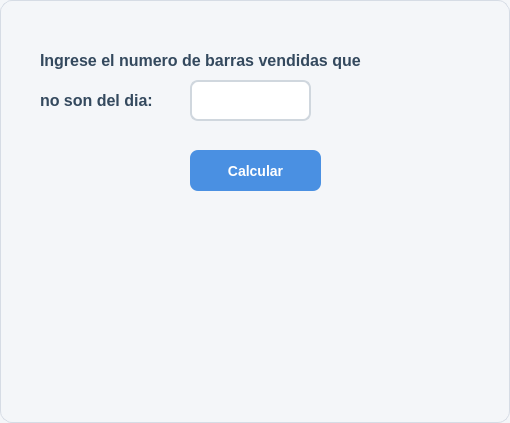
<?xml version="1.0" encoding="UTF-8"?>
<ui version="4.0">
 <class>DialogoEjercicio23</class>
 <widget class="QDialog" name="DialogoEjercicio23">
  <property name="geometry">
   <rect>
    <x>0</x>
    <y>0</y>
    <width>510</width>
    <height>423</height>
   </rect>
  </property>
  <property name="windowTitle">
   <string>Dialog</string>
  </property>
  <property name="styleSheet">
   <string notr="true">/* =========================
   ESTILO GENERAL DEL DIALOG
   ========================= */
QDialog {
    background-color: #f4f6f9;
    border: 1px solid #d6dce5;
    border-radius: 12px;
    font-family: &quot;Segoe UI&quot;;
    font-size: 14px;
    color: #2c3e50;
}

/* =========================
   LABELS
   ========================= */
QLabel {
    color: #34495e;
    font-weight: 500;
    background: transparent;
}

/* =========================
   CAMPOS DE TEXTO
   ========================= */
QLineEdit {
    background-color: #ffffff;
    border: 2px solid #d0d7de;
    border-radius: 8px;
    padding: 8px 10px;
    color: #2c3e50;
    selection-background-color: #4a90e2;
    selection-color: white;
}

/* Cuando el usuario selecciona el campo */
QLineEdit:focus {
    border: 2px solid #4a90e2;
    background-color: #ffffff;
}

/* Campo deshabilitado */
QLineEdit:disabled {
    background-color: #ecf0f1;
    color: #95a5a6;
    border: 2px solid #dfe6e9;
}

/* =========================
   BOTONES
   ========================= */
QPushButton {
    background-color: #4a90e2;
    color: white;
    border: none;
    border-radius: 8px;
    padding: 8px 16px;
    font-size: 14px;
    font-weight: 600;
}

/* Hover */
QPushButton:hover {
    background-color: #357abd;
}

/* Click */
QPushButton:pressed {
    background-color: #2f6da3;
    padding-top: 9px;
    padding-bottom: 7px;
}

/* Botón deshabilitado */
QPushButton:disabled {
    background-color: #bdc3c7;
    color: #ecf0f1;
}

/* =========================
   TOOLTIP OPCIONAL
   ========================= */
QToolTip {
    background-color: #2c3e50;
    color: white;
    border: 1px solid #4a90e2;
    padding: 5px;
    border-radius: 6px;
}</string>
  </property>
  <widget class="QLabel" name="label">
   <property name="geometry">
    <rect>
     <x>40</x>
     <y>20</y>
     <width>421</width>
     <height>81</height>
    </rect>
   </property>
   <property name="font">
    <font>
     <pointsize>12</pointsize>
     <weight>62</weight>
     <bold>true</bold>
    </font>
   </property>
   <property name="text">
    <string>Ingrese el numero de barras vendidas que</string>
   </property>
  </widget>
  <widget class="QLabel" name="label_2">
   <property name="geometry">
    <rect>
     <x>40</x>
     <y>80</y>
     <width>151</width>
     <height>41</height>
    </rect>
   </property>
   <property name="font">
    <font>
     <pointsize>12</pointsize>
     <weight>62</weight>
     <bold>true</bold>
    </font>
   </property>
   <property name="text">
    <string>no son del dia:</string>
   </property>
  </widget>
  <widget class="QLineEdit" name="txt_pan">
   <property name="geometry">
    <rect>
     <x>190</x>
     <y>80</y>
     <width>121</width>
     <height>41</height>
    </rect>
   </property>
   <property name="font">
    <font>
     <pointsize>10</pointsize>
     <weight>75</weight>
     <bold>true</bold>
    </font>
   </property>
  </widget>
  <widget class="QLabel" name="lbl_original">
   <property name="geometry">
    <rect>
     <x>50</x>
     <y>270</y>
     <width>401</width>
     <height>51</height>
    </rect>
   </property>
   <property name="font">
    <font>
     <pointsize>10</pointsize>
     <weight>62</weight>
     <bold>true</bold>
    </font>
   </property>
   <property name="text">
    <string/>
   </property>
  </widget>
  <widget class="QLabel" name="lbl_descuento">
   <property name="geometry">
    <rect>
     <x>20</x>
     <y>300</y>
     <width>471</width>
     <height>51</height>
    </rect>
   </property>
   <property name="font">
    <font>
     <pointsize>10</pointsize>
     <weight>62</weight>
     <bold>true</bold>
    </font>
   </property>
   <property name="text">
    <string/>
   </property>
   <property name="alignment">
    <set>Qt::AlignCenter</set>
   </property>
  </widget>
  <widget class="QLabel" name="lbl_final">
   <property name="geometry">
    <rect>
     <x>20</x>
     <y>330</y>
     <width>471</width>
     <height>51</height>
    </rect>
   </property>
   <property name="font">
    <font>
     <pointsize>10</pointsize>
     <weight>62</weight>
     <bold>true</bold>
    </font>
   </property>
   <property name="text">
    <string/>
   </property>
   <property name="alignment">
    <set>Qt::AlignCenter</set>
   </property>
  </widget>
  <widget class="QPushButton" name="btn_calcular">
   <property name="geometry">
    <rect>
     <x>190</x>
     <y>150</y>
     <width>131</width>
     <height>41</height>
    </rect>
   </property>
   <property name="text">
    <string>Calcular</string>
   </property>
  </widget>
 </widget>
 <resources/>
 <connections/>
</ui>
